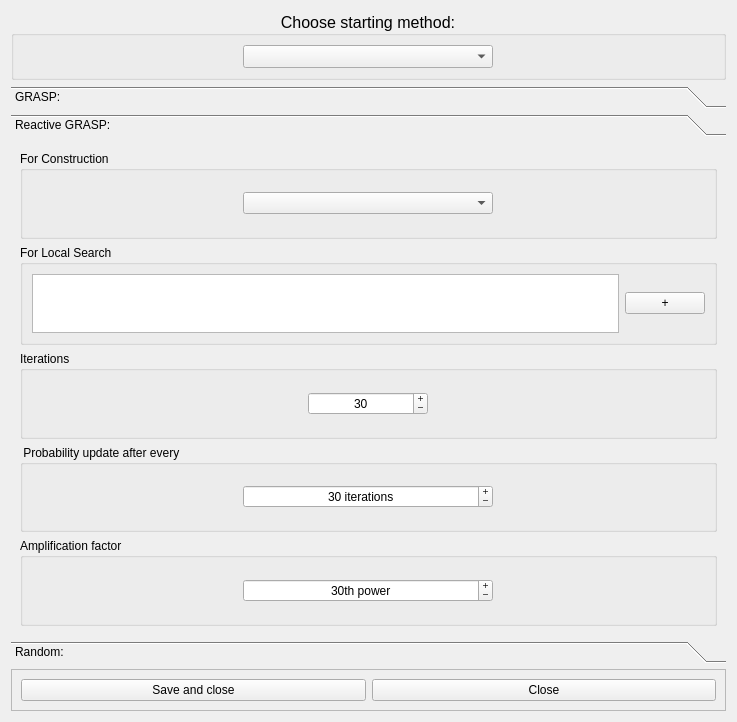
<?xml version="1.0" encoding="UTF-8"?>
<ui version="4.0">
 <class>AddEmptySolutionPhase</class>
 <widget class="QDialog" name="AddEmptySolutionPhase">
  <property name="geometry">
   <rect>
    <x>0</x>
    <y>0</y>
    <width>737</width>
    <height>722</height>
   </rect>
  </property>
  <property name="windowTitle">
   <string>Add phase from empty solution</string>
  </property>
  <layout class="QVBoxLayout" name="verticalLayout_5">
   <item>
    <layout class="QVBoxLayout" name="verticalLayout_4">
     <item>
      <widget class="QGroupBox" name="groupBox_15">
       <property name="maximumSize">
        <size>
         <width>16777215</width>
         <height>69</height>
        </size>
       </property>
       <property name="font">
        <font>
         <pointsize>12</pointsize>
        </font>
       </property>
       <property name="accessibleName">
        <string>caixa</string>
       </property>
       <property name="title">
        <string>Choose starting method:</string>
       </property>
       <property name="alignment">
        <set>Qt::AlignCenter</set>
       </property>
       <layout class="QGridLayout" name="gridLayout_7">
        <item row="0" column="0">
         <widget class="QComboBox" name="methodComboBox">
          <property name="maximumSize">
           <size>
            <width>250</width>
            <height>16777215</height>
           </size>
          </property>
         </widget>
        </item>
       </layout>
      </widget>
     </item>
     <item>
      <widget class="QToolBox" name="methodToolBox">
       <property name="frameShape">
        <enum>QFrame::NoFrame</enum>
       </property>
       <property name="frameShadow">
        <enum>QFrame::Plain</enum>
       </property>
       <property name="currentIndex">
        <number>1</number>
       </property>
       <property name="tabSpacing">
        <number>6</number>
       </property>
       <widget class="QWidget" name="grasp">
        <property name="geometry">
         <rect>
          <x>0</x>
          <y>0</y>
          <width>717</width>
          <height>483</height>
         </rect>
        </property>
        <attribute name="label">
         <string>GRASP:</string>
        </attribute>
        <layout class="QVBoxLayout" name="verticalLayout_2">
         <item>
          <widget class="QGroupBox" name="groupBox_16">
           <property name="title">
            <string>For Construction</string>
           </property>
           <layout class="QGridLayout" name="gridLayout_6">
            <item row="0" column="0">
             <widget class="QComboBox" name="graspConstructionMethodComboBox">
              <property name="maximumSize">
               <size>
                <width>250</width>
                <height>16777215</height>
               </size>
              </property>
             </widget>
            </item>
           </layout>
          </widget>
         </item>
         <item>
          <widget class="QGroupBox" name="groupBox">
           <property name="maximumSize">
            <size>
             <width>16777215</width>
             <height>100</height>
            </size>
           </property>
           <property name="title">
            <string>For Local Search</string>
           </property>
           <layout class="QHBoxLayout" name="horizontalLayout">
            <item>
             <widget class="QPlainTextEdit" name="graspLocalSearchLineEdit">
              <property name="maximumSize">
               <size>
                <width>16777215</width>
                <height>16777215</height>
               </size>
              </property>
              <property name="font">
               <font>
                <family>Ubuntu Mono</family>
               </font>
              </property>
              <property name="readOnly">
               <bool>true</bool>
              </property>
             </widget>
            </item>
            <item>
             <widget class="QPushButton" name="graspLocalSearchPushButton">
              <property name="text">
               <string>+</string>
              </property>
             </widget>
            </item>
           </layout>
          </widget>
         </item>
         <item>
          <widget class="QGroupBox" name="groupBox_2">
           <property name="title">
            <string>Alpha</string>
           </property>
           <layout class="QGridLayout" name="gridLayout_11">
            <item row="0" column="0">
             <widget class="QDoubleSpinBox" name="graspAlphaDoubleSpinBox">
              <property name="maximumSize">
               <size>
                <width>120</width>
                <height>16777215</height>
               </size>
              </property>
              <property name="alignment">
               <set>Qt::AlignCenter</set>
              </property>
              <property name="buttonSymbols">
               <enum>QAbstractSpinBox::PlusMinus</enum>
              </property>
              <property name="correctionMode">
               <enum>QAbstractSpinBox::CorrectToNearestValue</enum>
              </property>
              <property name="maximum">
               <double>1.000000000000000</double>
              </property>
              <property name="singleStep">
               <double>0.050000000000000</double>
              </property>
              <property name="value">
               <double>0.500000000000000</double>
              </property>
             </widget>
            </item>
           </layout>
          </widget>
         </item>
         <item>
          <widget class="QGroupBox" name="groupBox_3">
           <property name="title">
            <string>Iterations</string>
           </property>
           <layout class="QGridLayout" name="gridLayout">
            <item row="1" column="0">
             <widget class="QSpinBox" name="graspIterationsSpinBox">
              <property name="maximumSize">
               <size>
                <width>120</width>
                <height>16777215</height>
               </size>
              </property>
              <property name="alignment">
               <set>Qt::AlignCenter</set>
              </property>
              <property name="buttonSymbols">
               <enum>QAbstractSpinBox::PlusMinus</enum>
              </property>
              <property name="accelerated">
               <bool>true</bool>
              </property>
              <property name="correctionMode">
               <enum>QAbstractSpinBox::CorrectToNearestValue</enum>
              </property>
              <property name="minimum">
               <number>1</number>
              </property>
              <property name="maximum">
               <number>10000</number>
              </property>
              <property name="singleStep">
               <number>1</number>
              </property>
              <property name="value">
               <number>30</number>
              </property>
             </widget>
            </item>
           </layout>
          </widget>
         </item>
        </layout>
       </widget>
       <widget class="QWidget" name="reactiveGrasp">
        <property name="geometry">
         <rect>
          <x>0</x>
          <y>0</y>
          <width>717</width>
          <height>483</height>
         </rect>
        </property>
        <attribute name="label">
         <string>Reactive GRASP:</string>
        </attribute>
        <layout class="QVBoxLayout" name="verticalLayout">
         <item>
          <widget class="QGroupBox" name="groupBox_14">
           <property name="title">
            <string>For Construction</string>
           </property>
           <layout class="QGridLayout" name="gridLayout_10">
            <item row="0" column="0">
             <widget class="QComboBox" name="graspReativoConstructionMethodComboBox">
              <property name="maximumSize">
               <size>
                <width>250</width>
                <height>16777215</height>
               </size>
              </property>
             </widget>
            </item>
           </layout>
          </widget>
         </item>
         <item>
          <widget class="QGroupBox" name="groupBox_6">
           <property name="maximumSize">
            <size>
             <width>16777215</width>
             <height>100</height>
            </size>
           </property>
           <property name="title">
            <string>For Local Search</string>
           </property>
           <layout class="QHBoxLayout" name="horizontalLayout_2">
            <item>
             <widget class="QPlainTextEdit" name="graspReativoLocalSearchLineEdit">
              <property name="maximumSize">
               <size>
                <width>16777215</width>
                <height>16777215</height>
               </size>
              </property>
              <property name="font">
               <font>
                <family>Ubuntu Mono</family>
               </font>
              </property>
              <property name="readOnly">
               <bool>true</bool>
              </property>
             </widget>
            </item>
            <item>
             <widget class="QPushButton" name="graspReativoLocalSearchPushButton">
              <property name="text">
               <string>+</string>
              </property>
             </widget>
            </item>
           </layout>
          </widget>
         </item>
         <item>
          <widget class="QGroupBox" name="groupBox_5">
           <property name="title">
            <string>Iterations</string>
           </property>
           <layout class="QGridLayout" name="gridLayout_2">
            <item row="0" column="0">
             <widget class="QSpinBox" name="graspReativoIterationsSpinBox">
              <property name="maximumSize">
               <size>
                <width>120</width>
                <height>16777215</height>
               </size>
              </property>
              <property name="alignment">
               <set>Qt::AlignCenter</set>
              </property>
              <property name="buttonSymbols">
               <enum>QAbstractSpinBox::PlusMinus</enum>
              </property>
              <property name="accelerated">
               <bool>true</bool>
              </property>
              <property name="correctionMode">
               <enum>QAbstractSpinBox::CorrectToNearestValue</enum>
              </property>
              <property name="minimum">
               <number>20</number>
              </property>
              <property name="maximum">
               <number>10000</number>
              </property>
              <property name="singleStep">
               <number>10</number>
              </property>
              <property name="value">
               <number>30</number>
              </property>
             </widget>
            </item>
           </layout>
          </widget>
         </item>
         <item>
          <widget class="QGroupBox" name="groupBox_12">
           <property name="title">
            <string> Probability update after every</string>
           </property>
           <layout class="QGridLayout" name="gridLayout_5">
            <item row="0" column="0">
             <widget class="QSpinBox" name="graspReactiveNIterationsUntilUpdateSpinBox">
              <property name="maximumSize">
               <size>
                <width>250</width>
                <height>16777215</height>
               </size>
              </property>
              <property name="alignment">
               <set>Qt::AlignCenter</set>
              </property>
              <property name="buttonSymbols">
               <enum>QAbstractSpinBox::PlusMinus</enum>
              </property>
              <property name="accelerated">
               <bool>true</bool>
              </property>
              <property name="correctionMode">
               <enum>QAbstractSpinBox::CorrectToNearestValue</enum>
              </property>
              <property name="suffix">
               <string> iterations</string>
              </property>
              <property name="minimum">
               <number>5</number>
              </property>
              <property name="maximum">
               <number>10000</number>
              </property>
              <property name="singleStep">
               <number>5</number>
              </property>
              <property name="value">
               <number>30</number>
              </property>
             </widget>
            </item>
           </layout>
          </widget>
         </item>
         <item>
          <widget class="QGroupBox" name="groupBox_13">
           <property name="title">
            <string>Amplification factor</string>
           </property>
           <layout class="QGridLayout" name="gridLayout_8">
            <item row="0" column="0">
             <widget class="QSpinBox" name="graspReativoAmplificationFactorSpinBox">
              <property name="maximumSize">
               <size>
                <width>250</width>
                <height>16777215</height>
               </size>
              </property>
              <property name="alignment">
               <set>Qt::AlignCenter</set>
              </property>
              <property name="buttonSymbols">
               <enum>QAbstractSpinBox::PlusMinus</enum>
              </property>
              <property name="accelerated">
               <bool>true</bool>
              </property>
              <property name="correctionMode">
               <enum>QAbstractSpinBox::CorrectToNearestValue</enum>
              </property>
              <property name="suffix">
               <string>th power</string>
              </property>
              <property name="minimum">
               <number>1</number>
              </property>
              <property name="maximum">
               <number>10000</number>
              </property>
              <property name="singleStep">
               <number>1</number>
              </property>
              <property name="value">
               <number>30</number>
              </property>
             </widget>
            </item>
           </layout>
          </widget>
         </item>
        </layout>
       </widget>
       <widget class="QWidget" name="random">
        <property name="geometry">
         <rect>
          <x>0</x>
          <y>0</y>
          <width>717</width>
          <height>483</height>
         </rect>
        </property>
        <attribute name="label">
         <string>Random:</string>
        </attribute>
        <layout class="QVBoxLayout" name="verticalLayout_3">
         <item>
          <widget class="QGroupBox" name="groupBox_11">
           <property name="title">
            <string>For Construction</string>
           </property>
           <layout class="QGridLayout" name="gridLayout_14">
            <item row="0" column="0">
             <widget class="QComboBox" name="randomConstructionMethodComboBox">
              <property name="maximumSize">
               <size>
                <width>250</width>
                <height>16777215</height>
               </size>
              </property>
             </widget>
            </item>
           </layout>
          </widget>
         </item>
         <item>
          <widget class="QGroupBox" name="groupBox_9">
           <property name="maximumSize">
            <size>
             <width>16777215</width>
             <height>100</height>
            </size>
           </property>
           <property name="title">
            <string>For Local Search</string>
           </property>
           <layout class="QHBoxLayout" name="horizontalLayout_3">
            <item>
             <widget class="QPlainTextEdit" name="randomLocalSearchLineEdit">
              <property name="maximumSize">
               <size>
                <width>16777215</width>
                <height>16777215</height>
               </size>
              </property>
              <property name="font">
               <font>
                <family>Ubuntu Mono</family>
               </font>
              </property>
              <property name="readOnly">
               <bool>true</bool>
              </property>
             </widget>
            </item>
            <item>
             <widget class="QPushButton" name="randomLocalSearchPushButton">
              <property name="text">
               <string>+</string>
              </property>
             </widget>
            </item>
           </layout>
          </widget>
         </item>
         <item>
          <widget class="QGroupBox" name="groupBox_7">
           <property name="title">
            <string>Number of iterations</string>
           </property>
           <layout class="QGridLayout" name="gridLayout_3">
            <item row="0" column="0">
             <widget class="QSpinBox" name="randomIterationsSpinBox">
              <property name="maximumSize">
               <size>
                <width>250</width>
                <height>16777215</height>
               </size>
              </property>
              <property name="alignment">
               <set>Qt::AlignCenter</set>
              </property>
              <property name="buttonSymbols">
               <enum>QAbstractSpinBox::PlusMinus</enum>
              </property>
              <property name="accelerated">
               <bool>true</bool>
              </property>
              <property name="correctionMode">
               <enum>QAbstractSpinBox::CorrectToNearestValue</enum>
              </property>
              <property name="minimum">
               <number>1</number>
              </property>
              <property name="maximum">
               <number>10000</number>
              </property>
              <property name="singleStep">
               <number>10</number>
              </property>
              <property name="value">
               <number>50</number>
              </property>
             </widget>
            </item>
           </layout>
          </widget>
         </item>
        </layout>
       </widget>
      </widget>
     </item>
    </layout>
   </item>
   <item>
    <widget class="QFrame" name="frame_5">
     <property name="maximumSize">
      <size>
       <width>16777215</width>
       <height>50</height>
      </size>
     </property>
     <property name="frameShape">
      <enum>QFrame::StyledPanel</enum>
     </property>
     <property name="frameShadow">
      <enum>QFrame::Raised</enum>
     </property>
     <property name="lineWidth">
      <number>1</number>
     </property>
     <layout class="QHBoxLayout" name="horizontalLayout_5">
      <item>
       <widget class="QPushButton" name="savePushButton">
        <property name="text">
         <string>Save and close</string>
        </property>
       </widget>
      </item>
      <item>
       <widget class="QPushButton" name="closePushButton">
        <property name="text">
         <string>Close</string>
        </property>
       </widget>
      </item>
     </layout>
    </widget>
   </item>
  </layout>
 </widget>
 <resources/>
 <connections/>
</ui>
